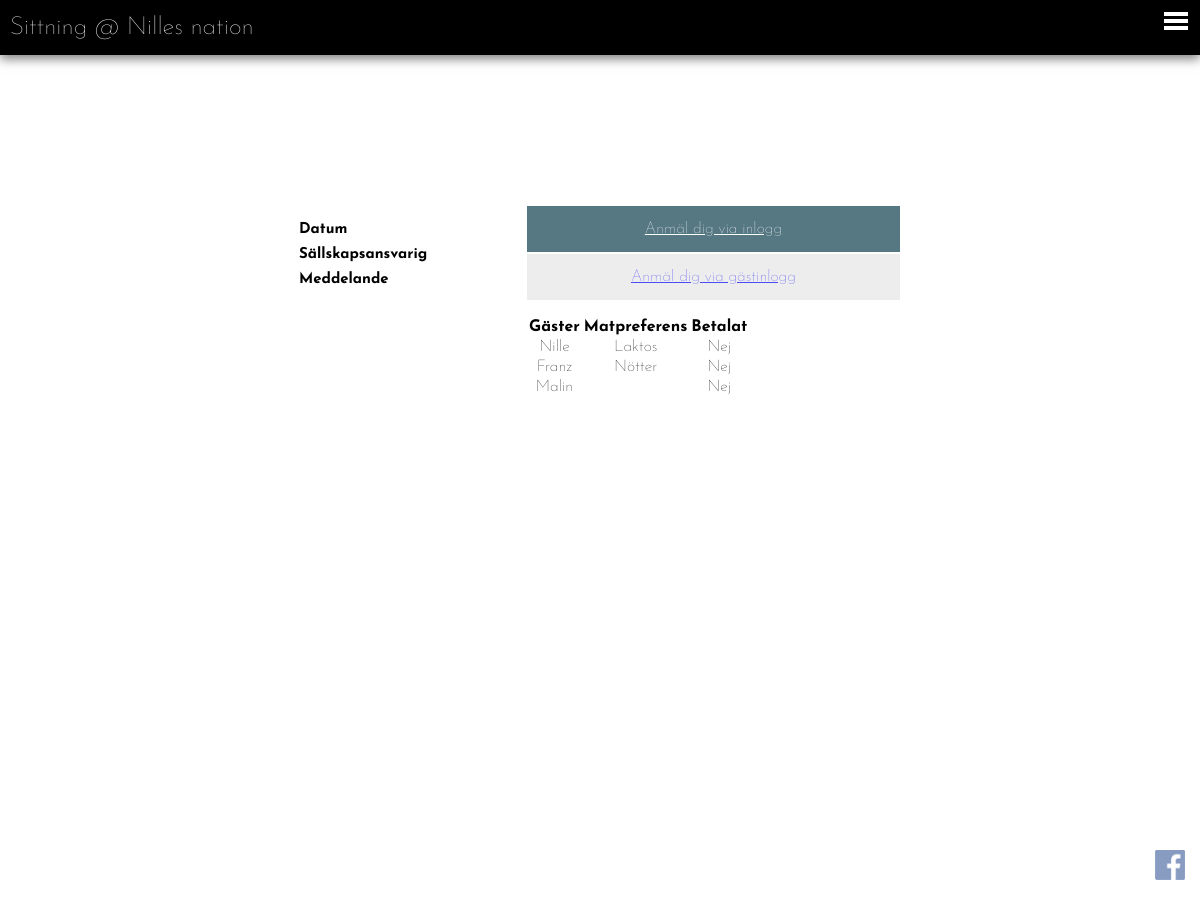
The app's page /party.php with its own data.
### tables this page shows
create table partyguest (
	partyId			integer,
	userId			integer,
	userPayed		tinyint(1) DEFAULT 0,
	primary key(partyId,userId),
	foreign key (partyId) references party(partyId),
	foreign key (userId) references users(userId)
);

create table users (
	userId			integer auto_increment,
	facebookId		varchar(30) UNIQUE,
	userName		varchar(30),
	userEmail		varchar(30),
	userTelephone	varchar(15),
	userOther		varchar(20),
	active			tinyint(1) DEFAULT 1,
	primary key(userId)
);

create table userfood (
	userId			integer,
	foodPref		varchar(20),
	primary key(userId,foodPref),
	foreign key (userId) references users(userId),
	foreign key (foodPref) references foodpref(foodPref)
);

create table restaurant (
	resName			varchar(30),
	resEmail		varchar(30),
	resHours		tinytext,
	resDeposit		integer,
	resPrice		integer,
	resSize			integer,
	resSummary		tinytext,
	primary key(resName)
);

### db/dbHandler.php (called while the page is built, shortened)
<?php
	require_once 'database.php';
	require_once 'dataConverter.php';
	class DatabaseHandler extends DataConverter {
		private $db;
		public function __construct() {
			$this->db = new Database(DB_SERVER, DB_USERNAME, DB_PASSWORD, DB_DATABASE);
		}
		public function connect(){
			$this->db->openConnection();
		}
		public function disconnect(){
			$this->db->closeConnection();
		}
		public function getRestaurant($name){
			$sql = "SELECT * FROM restaurant WHERE resName=?";
			$result = $this->db->executeQuery($sql, array($name));
			return $this->arrToRes($result[0]);
		}
		public function getGuests($partyId) {
			$sql = "SELECT users.userId, users.userName, userfood.foodPref, partyguest.userPayed FROM partyguest JOIN users ON partyguest.partyId=1 AND users.userId=partyguest.userId LEFT JOIN userfood ON userfood.userId=users.userId";
			$result = $this->db->executeQuery($sql, array($partyId));
			return $this->arrarrGuest($result);
		}
	}
?>

### db/database.php (called while the page is built, shortened)
<?php
class Database {
  private $host;
  private $userName;
  private $password;
  private $database;
  private $conn;
  public function __construct($host, $userName, $password, $database) {
    $this->host = $host;
    $this->userName = $userName;
    $this->password = $password;
    $this->database = $database;
  }
  public function openConnection() {
    try {
      $this->conn = new PDO("mysql:host=$this->host;dbname=$this->database",
        $this->userName,  $this->password,
        array(PDO::MYSQL_ATTR_INIT_COMMAND => "SET NAMES utf8"));
      $this->conn->setAttribute(PDO::ATTR_ERRMODE, PDO::ERRMODE_EXCEPTION);
    } catch (PDOException $e) {
      $error = "Connection error: " . $e->getMessage();
      print $error . "<p>";
      unset($this->conn);
      return false;
    }
    return true;
  }
  public function closeConnection() {
    $this->conn = null;
  }
  public function isConnected() {
    return isset($this->conn);
  }
  public function executeQuery($query, $param = null) {
    try {
      $stmt = $this->conn->prepare($query);
      $stmt->execute($param);
      $result = $stmt->fetchAll();
    } catch (PDOException $e) {
      $error = "*** Internal error: " . $e->getMessage() . "<p>" . $query;
      die($error);
    }
    return $result;
  }
}
?>

### db/dataConverter.php (called while the page is built, shortened)
<?php
class DataConverter{
	 function arrToRes($arr){
		return (object) [
			'name' => $arr[0],
			'email' => $arr[1],
			'openhours' => $arr[2],
			'deposit' => $arr[3],
			'price' => $arr[4],
			'size' => $arr[5],
			'summary' => $arr[6]
		];
	}
	 function arrToGuest($arr){
		$g = (object)[
			'id' => $arr[0],
			'name' => $arr[1],
			'foodpref' => $arr[2],
			'payed' => $arr[3]
		];
		return $g;
	}
	function arrarrGuest($arr){
		$guests = array();
		foreach ($arr as $key => $g) {
			$guest = $this->arrToGuest($g);
			$guests[] = $guest;
		}
		return $guests;
	}
}
?>

### party.php (the view, shortened to what this page needs)
<?php
	require_once 'header.php';
 	$dbHandler = new DatabaseHandler();
	$party = $dbHandler->getParty($_GET['partyId']);
	$guests = $dbHandler->getGuests($_GET['partyId']);
	function payedTextify($nr){
		if($nr == 0){
			return 'Nej';
		} else if($nr == 1){
			return 'Bokningsavgift';
		} else if($nr == 2){
			return 'Sittningsavgift';
		}
	}
 ?>
<div class="content">
	<div class="title"><?php echo $party->name; ?></div>
	<div class="party-content">
		<div class="left side">
				<h4>Datum</h4>
				<h4>Sällskapsansvarig</h4>
				<h4>Meddelande</h4>
		</div>
		<div class="right side">
			<?php if($loggedIn) : ?>
				<a class="btn primary" href="book.php?partyId=<?php echo $_GET['id']; ?>&guestMode=0">
					<span>Anmäl dig</span>
				</a>
			<?php else : ?>
				<a class="btn primary" href="book.php?guestMode=0&partyId=<?php echo $_GET['id']; ?>">
					<span>Anmäl dig via inlogg</span>
				</a>
				<a class="btn"  href="book.php?guestMode=1&partyId=<?php echo $_GET['id']; ?>">
					<span>Anmäl dig via gästinlogg</span>
				</a>
			<?php endif;?>
			<table>
				<tr>
					<th>Gäster</th>
					<th>Matpreferens</th>
					<th>Betalat</th>
				</tr>
				<?php
					foreach ($guests as $key => $g) {
						?>
							<tr>
								<td><?php echo $g->name; ?></td>
								<td><?php echo $g->foodpref; ?></td>
								<td><?php echo payedTextify($g->payed); ?></td>
							</tr>
						<?php
					}
				?>
			</table>
		</div>
	</div>
</div>
<?php include 'footer.php'; ?>

### header.php (shortened to what this page needs)
<?php
	require_once 'db/dbHandler.php';
	$loggedIn = false;
	$dbHandler = new DatabaseHandler();
	$restaurant = $dbHandler->getRestaurant('Nilles nation');
?>
<!doctype html>
<html>
	<head>
		<link rel="stylesheet" type="text/css" href="css/main.css" />
	</head>
	<body>

### footer.php (shortened to what this page needs)
	<?php if ($loggedIn): ?>
		<div class="fb-login">
			<img src="https://graph.facebook.com/<?php echo $fbid; ?>/picture" />
			<span><?php echo $fbFullname; ?></span>
			<br />
			<a href="facebook-login/logout.php">Logga ut</a>
		</div>
	<?php else : ?>
		<div class="fb-login">
			<img src="images/FB-logga.png" />
			<span class="login">Logga in</span>
		</div>
	<?php endif; ?>
	<div class="header">
		<a href="index.php">Sittning @ <?php echo $restaurant->name; ?></a>
		<button class="header-button" id="open-button" onclick="toggleSide()">Open Menu</button>
	</div>
	</body>
</html>

### css/main.css (style rules this page uses)
body { margin: 0; padding: 0; font-family: 'Josefin Sans', sans-serif; font-weight: 100; background-size: cover; background-position: 50% 50%; background-repeat: no-repeat; background-image: url("../images/table.jpg"); min-height: 100vw; min-height: 100vh; }
body .header { height: 55px; width: 100%; position: fixed; top: 0; background-color: black; -moz-box-shadow: 0px 4px 10px rgba(0, 0, 0, 0.5); -webkit-box-shadow: 0px 4px 10px rgba(0, 0, 0, 0.5); box-shadow: 0px 4px 10px rgba(0, 0, 0, 0.5); }
body .header a { color: white; font-size: 25px; line-height: 55px; text-decoration: none; display: inline-block; margin-left: 10px; }
body .header .header-button { position: fixed; z-index: 9000; right: 0px; top: 0px; padding: 0; width: 2.5em; height: 2.25em; border: none; text-indent: 2.5em; font-size: 1.5em; color: transparent; background: transparent; outline: none; -webkit-transition: all 0.3s ease-in-out; -moz-transition: all 0.3s ease-in-out; -o-transition: all 0.3s ease-in-out; transition: all 0.3s ease-in-out; }
body .header .header-button::before { position: absolute; top: 0.5em; right: 0.5em; bottom: 1.0em; left: 1.0em; background: linear-gradient(#FFFFFF 20%, transparent 20%, transparent 40%, #FFFFFF 40%, #FFFFFF 60%, transparent 60%, transparent 80%, #FFFFFF 80%); content: ''; }
body .fb-login { height: 30px; position: fixed; display: block; bottom: 20px; right: 50px; opacity: 0.6; -webkit-transition: all 0.3s ease-in-out; -moz-transition: all 0.3s ease-in-out; -o-transition: all 0.3s ease-in-out; transition: all 0.3s ease-in-out; font-size: 13px; text-align: right; }
body .fb-login img { position: absolute; right: -35px; top: 0; width: 30px; height: 30px; vertical-align: middle; }
body .fb-login span { color: white; }
body .fb-login span.login { line-height: 30px; }
body .party-content { position: relative; display: block; background-color: white; width: 100%; min-height: 200px; padding: 0px 50px; box-sizing: border-box; display: table; }
body .party-content .side { position: relative; display: table-cell; padding: 5px; }
body .party-content .side.left h4 { font-size: 15px; display: block; margin: 0; margin-top: 10px; }
body .party-content .side.right table { text-align: center; margin-top: 15px; }
body .party-content .side.right .btn { padding: 15px; background-color: #e6e6e6; display: block; text-align: center; opacity: 0.7; -webkit-transition: all 0.3s ease-in-out; -moz-transition: all 0.3s ease-in-out; -o-transition: all 0.3s ease-in-out; transition: all 0.3s ease-in-out; border: 1px solid white; cursor: pointer; }
body .party-content .side.right .btn.primary { background-color: #104050; color: white; }
body .content { margin-top: 100px; max-width: 712px; width: 90%; margin-left: auto; margin-right: auto; padding-bottom: 50px; }
body .content .title { height: 100px; width: 90%; margin-left: auto; margin-right: auto; margin-top: 30px; text-align: center; font-size: 60px; color: white; }

### records on screen
partyguest: userId.userName "Nille", userfood.foodPref "Laktos", userPayed "Nej"
partyguest: userId.userName "Franz", userfood.foodPref "Nötter", userPayed "Nej"
partyguest: userId.userName "Malin", userPayed "Nej"
restaurant: resName "Nilles nation"
